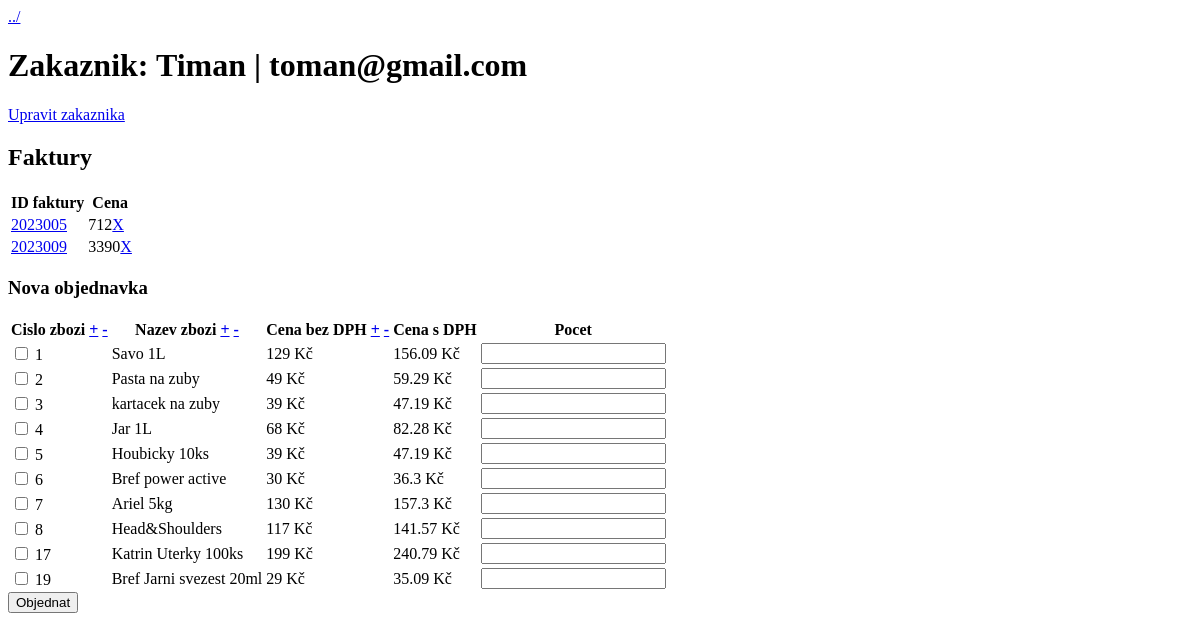
The page /zakaznik.php?id=1 on the database as committed earlier.
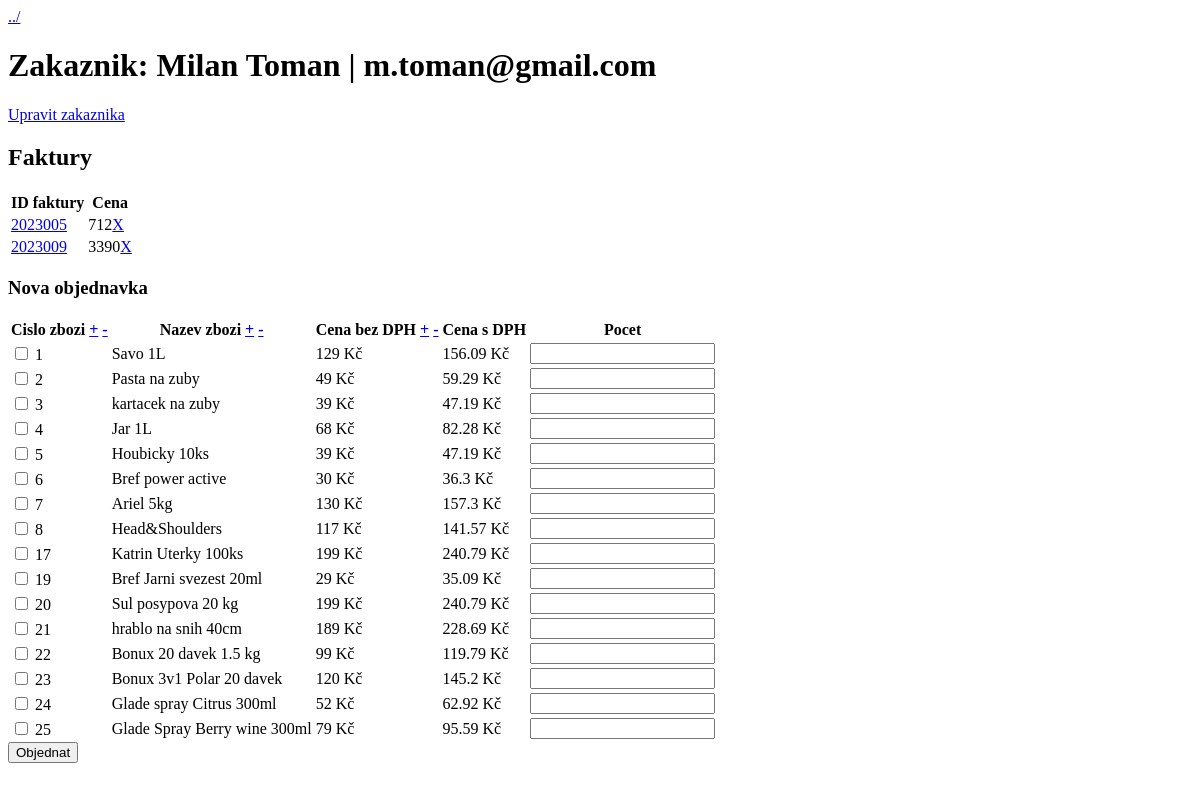
The same page on the database as committed later.
### tables this page shows
CREATE TABLE `zakaznik` (
  `id_zak` int NOT NULL,
  `jmeno` varchar(32) NOT NULL,
  `email` varchar(64) NOT NULL,
  PRIMARY KEY (`id_zak`)
);

CREATE TABLE `faktura` (
  `id_fak` int NOT NULL AUTO_INCREMENT,
  `zakaznik_id` int NOT NULL,
  `cena_fak` int NOT NULL,
  `datum` int NOT NULL,
  PRIMARY KEY (`id_fak`),
  KEY `zakaznik_id` (`zakaznik_id`),
  CONSTRAINT `faktura_ibfk_1` FOREIGN KEY (`zakaznik_id`) REFERENCES `zakaznik` (`id_zak`) ON DELETE CASCADE
);

CREATE TABLE `zbozi` (
  `id_zbozi` int NOT NULL AUTO_INCREMENT,
  `nazev` varchar(32) NOT NULL,
  `cena` int NOT NULL,
  PRIMARY KEY (`id_zbozi`)
);

### inc/functions.php (called while the page is built, shortened)
<?php
    function zakaznik_faktura($pdo, $id) {
        $query = "SELECT
            jmeno, email, id_fak, cena_fak, datum, id_zak
            FROM zakaznik
            LEFT JOIN faktura ON id_zak = zakaznik_id
            WHERE id_zak = $id";
        $stmt = $pdo->prepare($query);
        $stmt->execute();
        $results = $stmt->fetchall(PDO::FETCH_ASSOC);
        if ($results) {
            return $results;
        }
        return false;
    }
    function vypis_zbozi($pdo, $order=false, $desc=false) {
        $query = "SELECT * FROM zbozi";
        $query .= ";";
        $stmt = $pdo->prepare($query);
        $stmt->execute();
        $results = $stmt->fetchall(PDO::FETCH_ASSOC);
        if ($results) {
            return $results;
        }
        return false;
    }

### zakaznik.php (the view, shortened to what this page needs)
<?php
require_once("inc/dbh.inc.php");
require_once("inc/functions.php");
if (isset($_GET["id"])) {
    $id = $_GET["id"];
    $zakaznik_faktura = zakaznik_faktura($conn, $id);
    $zbozi = vypis_zbozi($conn, $_GET["orderby"], $_GET["desc"]);
} else {
    header("Location: index.php");
}
?>
<!DOCTYPE html>
<html lang="en">
<head>
</head>
<body>
    <a href="index.php">../</a>
    <h1>Zakaznik: <?php echo $zakaznik_faktura[0]["jmeno"] . " | " . $zakaznik_faktura[0]["email"] ?></h1>
    <a href=<?php echo "upravzakaznika.php?id=$id" ?>>Upravit zakaznika</a>
    <div id="faktury">
        <h2>Faktury</h2>
        <?php
            if (!empty($zakaznik_faktura[0]["id_fak"])) {
                ?>
            <table>
                <thead>
                    <th>ID faktury</th>
                    <th>Cena</th>
                </thead>
                <tbody>
                <?php
                    foreach ($zakaznik_faktura as $objednavka) {
                        echo "<tr>".
                                "<td>".
                                "<a href='faktura.php?id=" . $objednavka["id_fak"] . "'>" .
                                $objednavka["id_fak"] .
                                "</a>
                                </td>" .
                                "<td>". $objednavka["cena_fak"] .
                                "<a href='inc/smaz_fakturu.inc.php?id=" . $objednavka["id_fak"] . "&id_z=" . $zakaznik_faktura[0]["id_zak"]. "'>X</a></td>" .
                            "</tr>";
                    }
                ?>
                </tbody>
            </table>
            <?php
                } else {
                    echo "Zakaznik nema zadne faktury";
                }
            ?>
        <h3>Nova objednavka</h3>
        <form action="inc/objednavka.inc.php" method="POST">
            <table>
                <thead>
                    <tr>
                        <th>Cislo zbozi
                            <a href="zakaznik.php?id=<?php echo $id ?>&orderby=id_zbozi">+</a>
                            <a href="zakaznik.php?id=<?php echo $id ?>&orderby=id_zbozi&desc=true">-</a>
                        </th>
                        <th>Nazev zbozi
                            <a href="zakaznik.php?id=<?php echo $id ?>&orderby=nazev">+</a>
                            <a href="zakaznik.php?id=<?php echo $id ?>&orderby=nazev&desc=true">-</a>
                        </th>
                        <th>Cena bez DPH
                            <a href="zakaznik.php?id=<?php echo $id ?>&orderby=cena">+</a>
                            <a href="zakaznik.php?id=<?php echo $id ?>&orderby=cena&desc=true">-</a>
                        </th>
                        <th>Cena s DPH</th>
                        <th>Pocet</th>
                    </tr>
                </thead>
                <tbody>
                    <?php foreach ($zbozi as $produkt) {
                        ?>
                        <tr>
                            <td>
                                <input type="checkbox" name="id_zbozi[<?php echo $produkt["id_zbozi"]; ?>]" value=<?php echo $produkt["id_zbozi"]; ?>>
                                <?php echo $produkt["id_zbozi"]; ?>
                            </td>
                            <td><?php echo $produkt["nazev"] ?></td>
                            <td><?php echo $produkt["cena"] . " Kč"; ?></td>
                            <td><?php echo strval(intval($produkt["cena"]) * 1.21) . " Kč"; ?></td>
                            <td>
                                <input type="number" name="ks[<?php echo $produkt["id_zbozi"]; ?>]" min=1>
                            </td>
                        </tr>
                        <?php
                    }
                    ?>
                </tbody>
            </table>
            <button type="submit" name="objednat">Objednat</button>
        </form>
    </div>
</body>
</html>

Rows that differ between the two databases and show on the page:
changed zakaznik: jmeno "Timan" → "Milan Toman"; email "toman@gmail.com" → "m.toman@gmail.com"
added zbozi: id_zbozi "20", nazev "Sul posypova 20 kg", cena "199", intval($produkt['cena'])*1.21 "240.79"
added zbozi: id_zbozi "21", nazev "hrablo na snih 40cm", cena "189", intval($produkt['cena'])*1.21 "228.69"
added zbozi: id_zbozi "22", nazev "Bonux 20 davek 1.5 kg", cena "99", intval($produkt['cena'])*1.21 "119.79"
added zbozi: id_zbozi "23", nazev "Bonux 3v1 Polar 20 davek", cena "120", intval($produkt['cena'])*1.21 "145.2"
added zbozi: id_zbozi "24", nazev "Glade spray Citrus 300ml", cena "52", intval($produkt['cena'])*1.21 "62.92"
added zbozi: id_zbozi "25", nazev "Glade Spray Berry wine 300ml", cena "79", intval($produkt['cena'])*1.21 "95.59"
